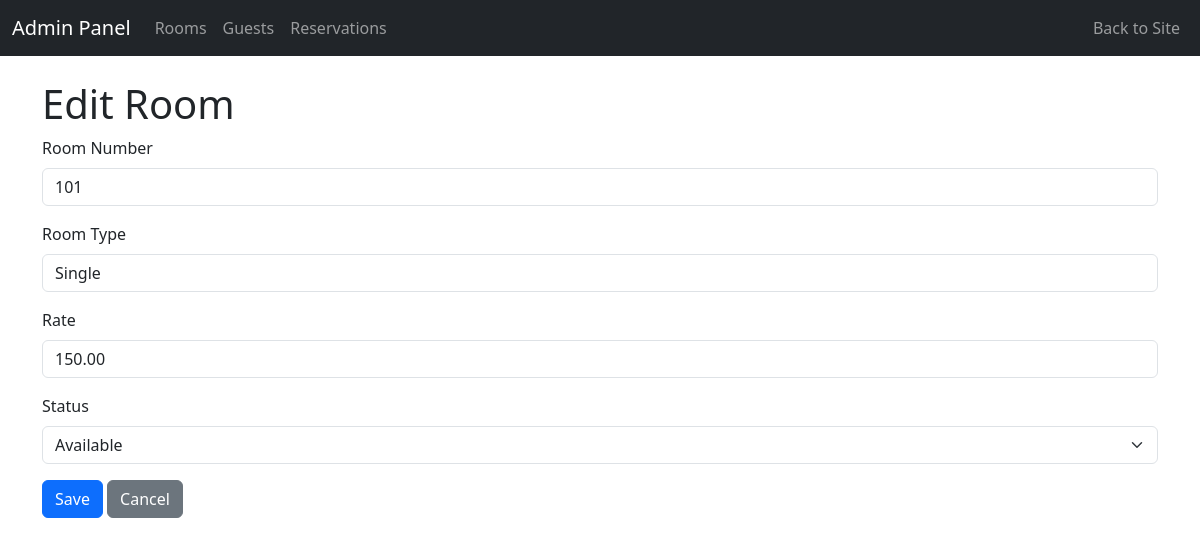
Page /admin/rooms/1/edit on the earlier database version.
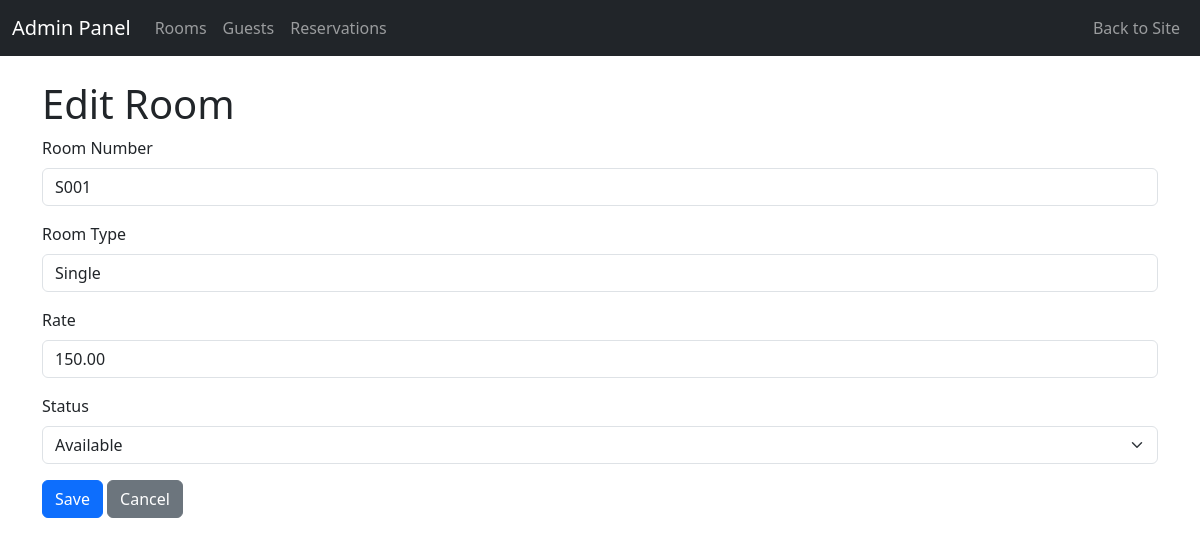
Same page on the later database version.
### backend.py (models this page shows)
class Room(db.Model):
    room_id = db.Column(db.Integer, primary_key=True)
    room_number = db.Column(db.String(10), unique=True, nullable=False)
    room_type = db.Column(db.String(30), nullable=False)
    rate = db.Column(db.Numeric(10,2), nullable=False)
    status = db.Column(db.String(20), default='available')

### backend.py (the view, shortened to what this page needs)
@app.route('/admin/rooms/<int:room_id>/edit', methods=['GET', 'POST'])
def admin_rooms_edit(room_id):
    room = Room.query.get_or_404(room_id)
    return render_template('admin_rooms_form.html', room=room)

### templates/admin_rooms_form.html (shortened to what this page needs)
{% extends "admin_base.html" %}
{% block content %}
<h1>{% if room %}Edit{% else %}New{% endif %} Room</h1>
<form method="post" class="mb-3">
    <div class="mb-3">
        <label for="room_number" class="form-label">Room Number</label>
        <input type="text" class="form-control" id="room_number" name="room_number" value="{{ room.room_number if room else '' }}" required>
    </div>
    <div class="mb-3">
        <label for="room_type" class="form-label">Room Type</label>
        <input type="text" class="form-control" id="room_type" name="room_type" value="{{ room.room_type if room else '' }}" required>
    </div>
    <div class="mb-3">
        <label for="rate" class="form-label">Rate</label>
        <input type="number" step="0.01" class="form-control" id="rate" name="rate" value="{{ room.rate if room else '' }}" required>
    </div>
    <div class="mb-3">
        <label for="status" class="form-label">Status</label>
        <select class="form-select" id="status" name="status">
            <option value="available" {% if not room or room.status == 'available' %}selected{% endif %}>Available</option>
        </select>
    </div>
    <button type="submit" class="btn btn-primary">Save</button>
    <a href="{{ url_for('admin_rooms') }}" class="btn btn-secondary">Cancel</a>
</form>
{% endblock %}

Differences in the rows shown:
changed Room "Single": room_number "101" → "S001"; status (not shown) → "Available"
Other differences:
form field status: "Available" → (not shown)
